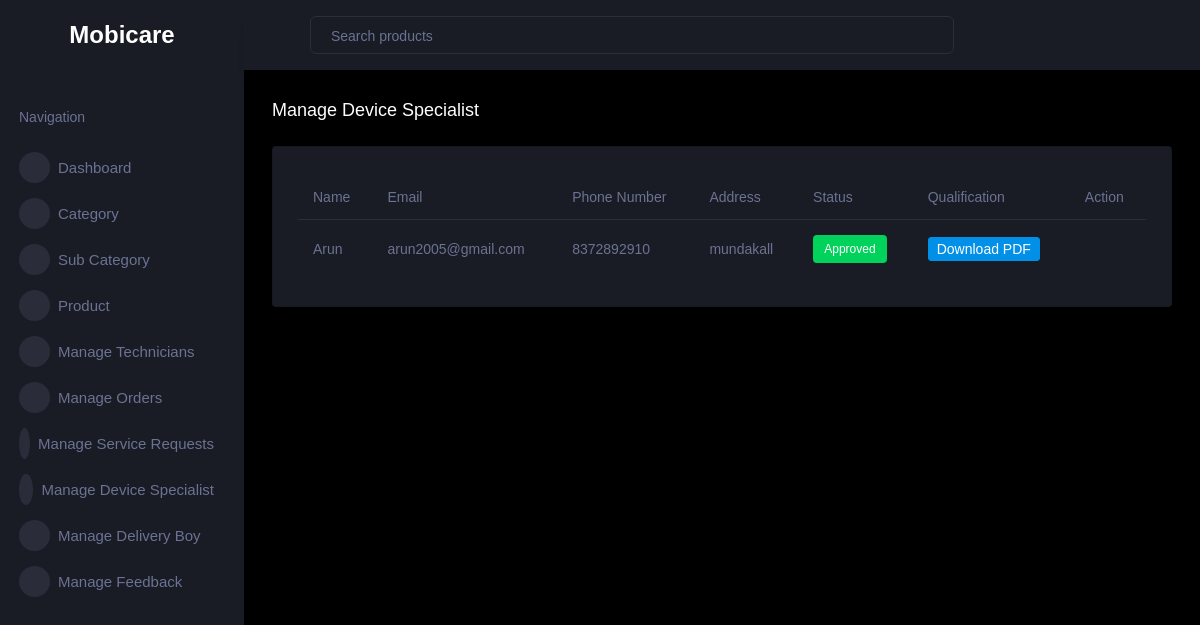
Screenshot of /manage-devicespecialists/ with the database file from the repository.
### myapp/models.py (models this page shows, shortened)
class CustomUser(AbstractUser):
    email = models.EmailField(unique=True)
    phone = models.CharField(max_length=15)
    address = models.TextField()
    pincode = models.CharField(max_length=6)
    ROLE_CHOICES = [
        ('technician', 'Technician'),
        ('user', 'User'),
        ('admin', 'Admin'),
        ('delivery_boy', 'Delivery Boy'),
        ('device_specialist', 'Device Specialist'),
    ]
    role = models.CharField(max_length=20, choices=ROLE_CHOICES)
    is_approved = models.BooleanField(default=False)
    STATUS_CHOICES = [
        ('active', 'Active'),
        ('inactive', 'Inactive'),
    ]
    status = models.CharField(max_length=10, choices=STATUS_CHOICES, default='active')
    qualification = models.FileField(upload_to='qualifications/', blank=True, null=True)
    assigned_area = models.CharField(max_length=255, blank=True, null=True)

### myapp/views.py (the view)
# urls.py: path('manage-devicespecialists/', manage_device_specialists, name='manage_device_specialists'),
def manage_device_specialists(request):
    device_specialists = CustomUser.objects.filter(role='device_specialist')
    return render(request, 'manage_devicespecialist.html', {'specialists': device_specialists})

### myapp/templates/manage_devicespecialist.html (shortened to what this page needs)
{% load static  %}
<!DOCTYPE html>
<html lang="en">
<head>
    <link rel="stylesheet" href="{% static 'assets/vendors/mdi/css/materialdesignicons.min.css' %}">
    <link rel="stylesheet" href="{% static 'assets/vendors/css/vendor.bundle.base.css' %}">
    <link rel="stylesheet" href="{% static 'assets/vendors/jvectormap/jquery-jvectormap.css' %}">
    <link rel="stylesheet" href="{% static 'assets/vendors/flag-icon-css/css/flag-icon.min.css' %}">
    <link rel="stylesheet" href="{% static 'assets/vendors/owl-carousel-2/owl.carousel.min.css' %}">
    <link rel="stylesheet" href="{% static 'assets/vendors/owl-carousel-2/owl.theme.default.min.css' %}">
    <link rel="stylesheet" href="{% static 'assets/css/style.css' %}">
</head>
<body>
    <div class="container-scroller">
        <nav class="sidebar sidebar-offcanvas" id="sidebar">
            <div class="sidebar-brand-wrapper d-none d-lg-flex align-items-center justify-content-center fixed-top">
                <span class="logo-text">Mobicare</span>
            </div>
            <ul class="nav">
                <li class="nav-item profile">
                    <div class="profile-desc">
                    </div>
                </li>
                <li class="nav-item nav-category">
                    <span class="nav-link">Navigation</span>
                </li>
                <li class="nav-item menu-items">
                    <a class="nav-link" href="{% url 'admin_view' %}">
                        <span class="menu-icon">
                            <i class="mdi mdi-speedometer"></i>
                        </span>
                        <span class="menu-title">Dashboard</span>
                    </a>
                </li>
                <li class="nav-item menu-items">
                    <a class="nav-link" data-toggle="collapse" href="#category-menu" aria-expanded="false" aria-controls="ui-basic">
                        <span class="menu-icon">
                            <i class="mdi mdi-laptop"></i>
                        </span>
                        <span class="menu-title">Category</span>
                        <i class="menu-arrow"></i>
                    </a>
                </li>
                <li class="nav-item menu-items">
                    <a class="nav-link" data-toggle="collapse" href="#subcategory-menu" aria-expanded="false" aria-controls="ui-basic">
                        <span class="menu-icon">
                            <i class="mdi mdi-laptop"></i>
                        </span>
                        <span class="menu-title">Sub Category</span>
                        <i class="menu-arrow"></i>
                    </a>
                </li>
                <li class="nav-item menu-items">
                    <a class="nav-link" data-toggle="collapse" href="#product-menu" aria-expanded="false" aria-controls="ui-basic">
                        <span class="menu-icon">
                            <i class="mdi mdi-playlist-play"></i>
                        </span>
                        <span class="menu-title">Product</span>
                        <i class="menu-arrow"></i>
                    </a>
                </li>
                <li class="nav-item menu-items">
                    <a class="nav-link" href="{% url 'manage_technicians' %}">
                        <span class="menu-icon">
                            <i class="mdi mdi-account-multiple"></i>
                        </span>
                        <span class="menu-title">Manage Technicians</span>
                    </a>
                </li>
                <li class="nav-item menu-items">
                    <a class="nav-link" href="{% url 'history_order' %}">
                        <span class="menu-icon">
                            <i class="mdi mdi-account-multiple"></i>
                        </span>
                        <span class="menu-title">Manage Orders</span>
                    </a>
                </li>
                <li class="nav-item menu-items">
                    <a class="nav-link" href="{% url 'service_requests_list' %}">
                        <span class="menu-icon">
                            <i class="mdi mdi-account-multiple"></i>
                        </span>
                        <span class="menu-title">Manage Service Requests</span>
                    </a>
                </li>
                <li class="nav-item menu-items">
                    <a class="nav-link" href="{% url 'manage_device_specialists' %}">
                        <span class="menu-icon">
                            <i class="mdi mdi-account-multiple"></i>
                        </span>
                        <span class="menu-title">Manage Device Specialist</span>
                    </a>
                </li>
                <li class="nav-item menu-items">
                    <a class="nav-link" href="{% url 'manage_delivery_boys' %}">
                        <span class="menu-icon">
                            <i class="mdi mdi-account-multiple"></i>
                        </span>
                        <span class="menu-title">Manage Delivery Boy</span>
                    </a>
                </li>
                <li class="nav-item menu-items">
                    <a class="nav-link" href="{% url 'feedback_list' %}">
                        <span class="menu-icon">
                            <i class="mdi mdi-account-multiple"></i>
                        </span>
                        <span class="menu-title">Manage Feedback</span>
                    </a>
                </li>
                <li class="nav-item menu-items">
                    <a class="nav-link" href="http://www.bootstrapdash.com/demo/corona-free/jquery/documentation/documentation.html">
                    </a>
                </li>
            </ul>
        </nav>
        <div class="container-fluid page-body-wrapper">
            <nav class="navbar p-0 fixed-top d-flex flex-row">
                <div class="navbar-menu-wrapper flex-grow d-flex align-items-stretch">
                    <button class="navbar-toggler navbar-toggler align-self-center" type="button" data-toggle="minimize">
                        <span class="mdi mdi-menu"></span>
                    </button>
                    <ul class="navbar-nav w-100">
                        <li class="nav-item w-100">
                            <form class="nav-link mt-2 mt-md-0 d-none d-lg-flex search">
                                <input type="text" class="form-control" placeholder="Search products">
                            </form>
                        </li>
                    </ul>
                </div>
            </nav>
            <div class="main-panel">
                <div class="content-wrapper">
                    <div class="page-header">
                        <h3 class="page-title">Manage Device Specialist</h3>
                    </div>
                    <div class="row">
                        <div class="col-md-12 grid-margin stretch-card">
                            <div class="card">
                                <div class="card-body">
                                    <div class="table-responsive">
                                        <table class="table">
                                            <thead>
                                                <tr>
                                                    <th>Name</th>
                                                    <th>Email</th>
                                                    <th>Phone Number</th>
                                                    <th>Address</th>
                                                    <th>Status</th>
                                                    <th>Qualification</th>
                                                    <th>Action</th>
                                                </tr>
                                            </thead>
                                            <tbody>
                                                {% for specialist in specialists %}
                                                <tr>
                                                    <td>{{ specialist.get_full_name }}</td>
                                                    <td>{{ specialist.email }}</td>
                                                    <td>{{ specialist.phone }}</td>
                                                    <td>{{ specialist.address }}</td>
                                                    <td>
                                                        {% if specialist.is_approved %}
                                                            <span class="badge badge-success">Approved</span>
                                                        {% else %}
                                                            <span class="badge badge-warning">Pending</span>
                                                        {% endif %}
                                                    </td>
                                                    <td>
                                                        {% if specialist.qualification %}
                                                            <a href="{% url 'download_qualification' specialist.id %}" class="btn btn-primary btn-sm">Download PDF</a>
                                                        {% else %}
                                                            <span>No PDF</span>
                                                        {% endif %}
                                                    </td>
                                                    <td>
                                                    </td>
                                                </tr>
                                                {% endfor %}
                                            </tbody>
                                        </table>
                                    </div>
                                </div>
                            </div>
                        </div>
                    </div>
                </div>
            </div>
        </div>
    </div>
</body>
</html>

### myapp/templates/manage_devicespecialist.html (style rules this page uses)
.logo-text { font-size: 24px; color: #fff; font-weight: bold; }

### rows the page displays
CustomUser: get_full_name "Arun", email "arun2005@gmail.com", phone "8372892910", address "mundakall", is_approved "Approved", shows "Download PDF"
